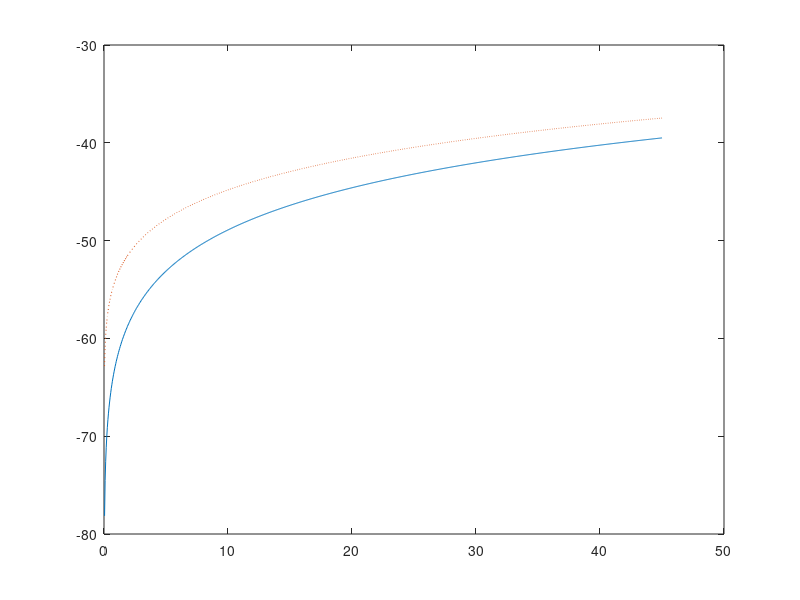
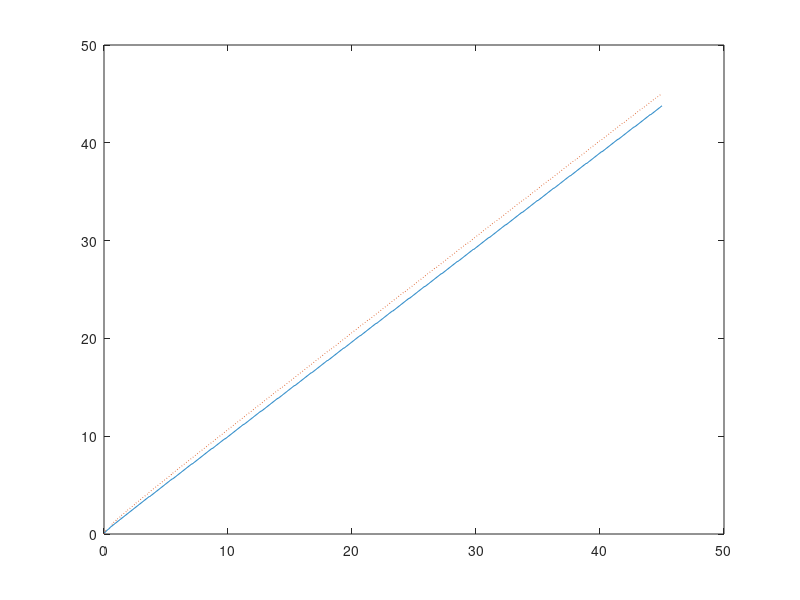
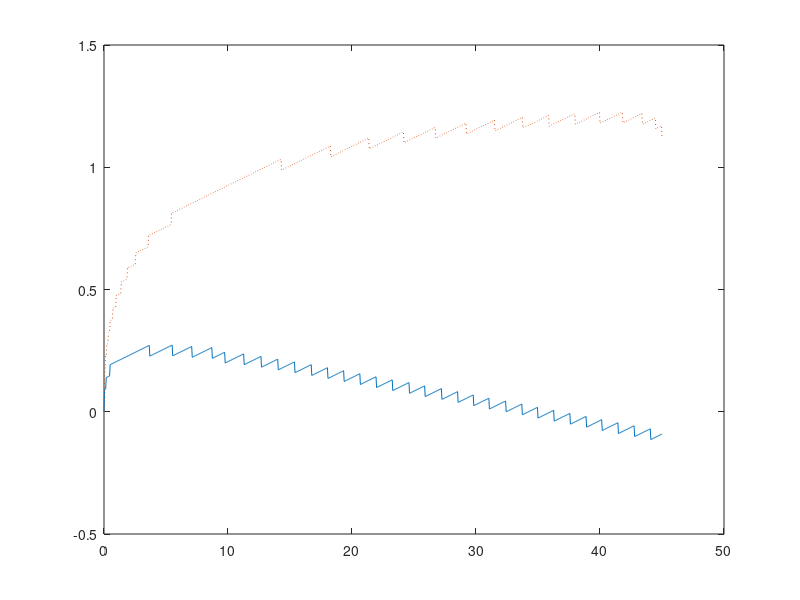

These charts were generated, in order, by the following MATLAB code:
close all
clear all
%%%% Set up parameters
alpha = 0.35;
beta = 0.99;
delta = 0.025;
sigma = 2;
a_high = 1.1;
a_low = 0.678;
prob = [0.977 0.023; 0.074 0.926];

%%%% Set up discretized state space
k_min = 0;
k_max = 45;
num_k = 1000; % number of points in the grid for k

k = linspace(k_min, k_max, num_k);

k_mat = repmat(k', [1 num_k]); % this will be useful in a bit

%%%% Set up consumption and return function
% 1st dim(rows): k today, 2nd dim (cols): k' chosen for tomorrow
cons_low = a_low*(k_mat .^ alpha) + (1 - delta) * k_mat - k_mat'; 
cons_high = a_high*(k_mat .^ alpha) + (1 - delta) * k_mat - k_mat'; 

%cons_low(find(cons_low<=0)) = NaN;
%cons_high(find(cons_high<=0)) = NaN;

ret_low = cons_low .^ (1 - sigma) / (1 - sigma);
ret_high = cons_high .^ (1 - sigma) / (1 - sigma);% return function
% negative consumption is not possible -> make it irrelevant by assigning
% it very large negative utility
ret_low(cons_low<0) = -inf;
ret_high(cons_high<0) = -inf;

%%%% Iteration
dis = 1; tol = 1e-06; % tolerance for stopping 
v_guess = ones(2,num_k);
pol_index = ones(2,num_k);
while dis > tol
    % compute the utility value for all possible combinations of k and k':
    vfn_low_mat = ret_low + beta*repmat(prob(2,:)*v_guess,[num_k,1]);
    vfn_high_mat = ret_high + beta*repmat(prob(1,:)*v_guess,[num_k,1]);
    
    [vfn_low,pol_index_low]=max(vfn_low_mat,[],2);
  [vfn_high,pol_index_high]=max(vfn_high_mat,[],2);
    % find the optimal k' for every k:
 
  
  pol_index=[pol_index_low'; pol_index_high'];
 vfn=[vfn_high';vfn_low'];
  
    
    % what is the distance between current guess and value function
    dis_mat=abs(vfn - v_guess);
    dis = max(dis_mat(:));
    
    % if distance is larger than tolerance, update current guess and
    % continue, otherwise exit the loop
    v_guess = vfn;
end

g_h = k(pol_index_high); % policy function
g_l = k(pol_index_low);
plot(k,vfn_low,'-',k,vfn_high,':')
figure
plot(k,g_l,'-',k,g_h,':')

saving_h = g_h-(1-delta).*k;
saving_l = g_l-(1-delta).*k;

figure
plot(k,saving_l,'-',k,saving_h,':')




